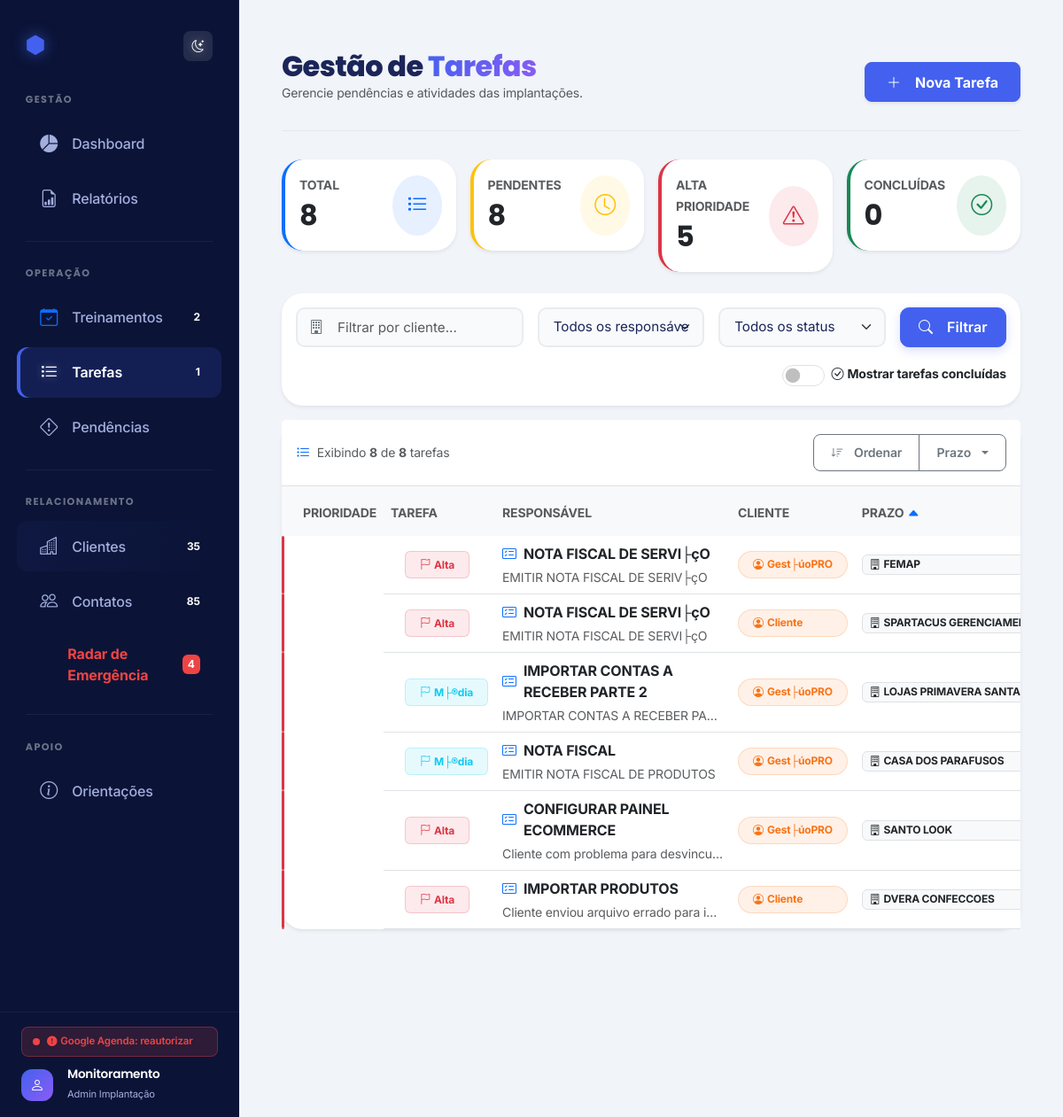
Page /tarefas.php on the committed database.
### tables this page shows
CREATE TABLE `tarefas` (
  `id_tarefa` int NOT NULL AUTO_INCREMENT,
  `id_cliente` int DEFAULT NULL,
  `responsavel` enum('Gest├úoPRO','Cliente') DEFAULT 'Gest├úoPRO',
  `titulo` varchar(255) NOT NULL,
  `descricao` text,
  `prioridade` enum('Baixa','M├®dia','Alta') DEFAULT 'M├®dia',
  `status` enum('Pendente','Em Andamento','Conclu├¡da') DEFAULT 'Pendente',
  `data_entrega` datetime DEFAULT NULL,
  `data_criacao` timestamp NULL DEFAULT CURRENT_TIMESTAMP,
  PRIMARY KEY (`id_tarefa`),
  KEY `id_cliente` (`id_cliente`)
);

CREATE TABLE `clientes` (
  `id_cliente` int NOT NULL AUTO_INCREMENT,
  `data_criacao` timestamp NULL DEFAULT CURRENT_TIMESTAMP,
  `fantasia` varchar(255) NOT NULL,
  `servidor` varchar(255) DEFAULT NULL,
  `vendedor` varchar(255) DEFAULT NULL,
  `telefone_ddd` varchar(20) DEFAULT NULL,
  `observacao` text,
  `anexo` varchar(255) DEFAULT NULL,
  `status` enum('EM ANDAMENTO','CONCLUIDA','CANCELADA') DEFAULT 'EM ANDAMENTO',
  `data_inicio` date NOT NULL,
  `data_fim` date DEFAULT NULL,
  `emitir_nf` enum('Sim','N├úo') DEFAULT 'N├úo',
  `configurado` enum('Sim','N├úo') DEFAULT 'N├úo',
  `status_tratativa` enum('pendente','em_tratativa') DEFAULT 'pendente',
  `data_inicio_tratativa` datetime DEFAULT NULL,
  `num_licencas` int DEFAULT '0',
  `serial` varchar(100) DEFAULT '',
  `recursos` varchar(255) DEFAULT NULL,
  PRIMARY KEY (`id_cliente`),
  KEY `idx_fantasia` (`fantasia`),
  KEY `idx_data_criacao` (`data_criacao`),
  KEY `idx_status_tratativa` (`status_tratativa`)
);

### tarefas.php (the view, shortened to what the rows shown need)
<?php
require_once 'config.php';
$mostrar_concluidas = isset($_GET['mostrar_concluidas']) ? $_GET['mostrar_concluidas'] : '0';
$filtro_cliente = isset($_GET['filtro_cliente']) ? trim($_GET['filtro_cliente']) : '';
$filtro_responsavel = isset($_GET['filtro_responsavel']) ? trim($_GET['filtro_responsavel']) : '';
$filtro_status = isset($_GET['filtro_status']) ? trim($_GET['filtro_status']) : '';
$ordenacao = isset($_GET['ordenacao']) ? $_GET['ordenacao'] : 'data_entrega';
$direcao = isset($_GET['direcao']) ? $_GET['direcao'] : 'asc';
$colunas_permitidas = ['titulo', 'responsavel', 'cliente_nome', 'data_entrega', 'status', 'prioridade'];
$ordenacao = in_array($ordenacao, $colunas_permitidas) ? $ordenacao : 'data_entrega';
$direcao = $direcao === 'desc' ? 'desc' : 'asc';
$por_pagina = 15;
$pagina = isset($_GET['pagina']) ? max(1, intval($_GET['pagina'])) : 1;
$offset = ($pagina - 1) * $por_pagina;
$sql_base = "SELECT t.*, c.fantasia as cliente_nome FROM tarefas t LEFT JOIN clientes c ON t.id_cliente = c.id_cliente WHERE 1=1";
$where_conditions = [];
if ($mostrar_concluidas != '1') {
    $where_conditions[] = "t.status != 'Concluída'";
}
if (!empty($where_conditions)) {
    $where_sql = " AND " . implode(" AND ", $where_conditions);
    $sql_base .= $where_sql;
}
$ordenacao_sql = '';
switch($ordenacao) {
    case 'data_entrega': $ordenacao_sql = 'CASE WHEN t.data_entrega IS NULL THEN 1 ELSE 0 END, t.data_entrega'; break;
}
$sql_base .= " ORDER BY $ordenacao_sql $direcao LIMIT :offset, :limit";
$stmt = $pdo->prepare($sql_base);
$stmt->bindValue(':offset', $offset, PDO::PARAM_INT);
$stmt->bindValue(':limit', $por_pagina, PDO::PARAM_INT);
$stmt->execute();
$tarefas = $stmt->fetchAll();
$sql_estatisticas = "SELECT
    COUNT(*) as total,
    SUM(CASE WHEN status != 'Concluída' THEN 1 ELSE 0 END) as pendentes,
    SUM(CASE WHEN status = 'Concluída' THEN 1 ELSE 0 END) as concluidas,
    SUM(CASE WHEN prioridade = 'Alta' AND status != 'Concluída' THEN 1 ELSE 0 END) as altas,
    SUM(CASE WHEN data_entrega < NOW() AND status != 'Concluída' THEN 1 ELSE 0 END) as atrasadas
    FROM tarefas WHERE 1=1";
$params_estatisticas = [];
$stmt_estatisticas = $pdo->prepare($sql_estatisticas);
$stmt_estatisticas->execute($params_estatisticas);
$estatisticas = $stmt_estatisticas->fetch(PDO::FETCH_ASSOC);
include 'header.php';
?>
<div class="container-fluid px-0">
    <div class="modern-header d-flex justify-content-between align-items-end gsap-reveal">
        <div>
            <h2 class="fw-800 mb-0">Gestão de <span class="title-accent">Tarefas</span></h2>
        </div>
    </div>
</div>
<div class="row g-3 mb-4 gsap-reveal">
    <div class="col-md-3">
        <div class="card border-0 shadow-sm stat-card border-start border-primary border-4">
            <div class="card-body">
                <div class="d-flex justify-content-between align-items-center">
                    <div>
                        <h2 class="fw-bold my-1 text-dark"><?= $estatisticas['total'] ?></h2>
                    </div>
                </div>
            </div>
        </div>
    </div>
    <div class="col-md-3">
        <div class="card border-0 shadow-sm stat-card border-start border-warning border-4">
            <div class="card-body">
                <div class="d-flex justify-content-between align-items-center">
                    <div>
                        <h2 class="fw-bold my-1 text-dark"><?= $estatisticas['pendentes'] ?></h2>
                    </div>
                </div>
            </div>
        </div>
    </div>
    <div class="col-md-3">
        <div class="card border-0 shadow-sm stat-card border-start border-danger border-4">
            <div class="card-body">
                <div class="d-flex justify-content-between align-items-center">
                    <div>
                        <h2 class="fw-bold my-1 text-dark"><?= $estatisticas['altas'] ?></h2>
                    </div>
                </div>
            </div>
        </div>
    </div>
    <div class="col-md-3">
        <div class="card border-0 shadow-sm stat-card border-start border-success border-4">
            <div class="card-body">
                <div class="d-flex justify-content-between align-items-center">
                    <div>
                        <h2 class="fw-bold my-1 text-dark"><?= $estatisticas['concluidas'] ?></h2>
                    </div>
                </div>
            </div>
        </div>
    </div>
</div>
<div class="card shadow-sm border-0 mb-3 gsap-reveal">
    <div class="card-body p-0">
        <?php if (empty($tarefas)): ?>
            <div class="text-center py-5">
                <i class="bi bi-check2-circle fs-1 text-muted d-block mb-3"></i>
                <h5 class="text-muted mb-3">
                    <?php if ($mostrar_concluidas == '1'): ?>
                        Nenhuma tarefa encontrada
                    <?php else: ?>
                        Nenhuma pendência encontrada
                    <?php endif; ?>
                </h5>
                <p class="text-muted mb-4">
                    <?php if (!empty($filtro_cliente) || !empty($filtro_responsavel) || !empty($filtro_status)): ?>
                        Não foram encontradas tarefas com os filtros aplicados.
                    <?php elseif ($mostrar_concluidas == '1'): ?>
                        Você não possui tarefas cadastradas no sistema.
                    <?php else: ?>
                        Parabéns! Não há pendências no momento.
                    <?php endif; ?>
                </p>
                <?php if (!empty($filtro_cliente) || !empty($filtro_responsavel) || !empty($filtro_status)): ?>
                    <a href="tarefas.php?mostrar_concluidas=<?= $mostrar_concluidas ?>" class="btn btn-outline-primary">
                        <i class="bi bi-x-lg me-1"></i>Limpar filtros
                    </a>
                <?php endif; ?>
                <button class="btn btn-primary ms-2" data-bs-toggle="modal" data-bs-target="#modalTarefa">
                    <i class="bi bi-plus-lg me-2"></i>Criar Nova Tarefa
                </button>
            </div>
        <?php else: ?>
            <div class="table-responsive table-scroll-container" style="max-height: 500px;">
                <table class="table table-hover align-middle mb-0">
                    <thead class="table-light">
                        <tr>
                            <th class="ps-4 py-3 border-bottom-0">
                                <a href="tarefas.php?ordenacao=prioridade&direcao=<?= ($ordenacao == 'prioridade' && $direcao == 'asc') ? 'desc' : 'asc' ?>&filtro_cliente=<?= urlencode($filtro_cliente) ?>&filtro_responsavel=<?= urlencode($filtro_responsavel) ?>&filtro_status=<?= urlencode($filtro_status) ?>&mostrar_concluidas=<?= $mostrar_concluidas ?>"
                                   class="text-decoration-none text-dark d-flex align-items-center sortable-header">
                                    <span class="text-muted small fw-bold text-uppercase">Prioridade</span>
                                </a>
                            </th>
                            <th class="py-3 border-bottom-0">
                                <a href="tarefas.php?ordenacao=titulo&direcao=<?= ($ordenacao == 'titulo' && $direcao == 'asc') ? 'desc' : 'asc' ?>&filtro_cliente=<?= urlencode($filtro_cliente) ?>&filtro_responsavel=<?= urlencode($filtro_responsavel) ?>&filtro_status=<?= urlencode($filtro_status) ?>&mostrar_concluidas=<?= $mostrar_concluidas ?>"
                                   class="text-decoration-none text-dark d-flex align-items-center sortable-header">
                                    <span class="text-muted small fw-bold text-uppercase">Tarefa</span>
                                </a>
                            </th>
                            <th class="py-3 border-bottom-0">
                                <a href="tarefas.php?ordenacao=responsavel&direcao=<?= ($ordenacao == 'responsavel' && $direcao == 'asc') ? 'desc' : 'asc' ?>&filtro_cliente=<?= urlencode($filtro_cliente) ?>&filtro_responsavel=<?= urlencode($filtro_responsavel) ?>&filtro_status=<?= urlencode($filtro_status) ?>&mostrar_concluidas=<?= $mostrar_concluidas ?>"
                                   class="text-decoration-none text-dark d-flex align-items-center sortable-header">
                                    <span class="text-muted small fw-bold text-uppercase">Responsável</span>
                                </a>
                            </th>
                            <th class="py-3 border-bottom-0">
                                <a href="tarefas.php?ordenacao=cliente_nome&direcao=<?= ($ordenacao == 'cliente_nome' && $direcao == 'asc') ? 'desc' : 'asc' ?>&filtro_cliente=<?= urlencode($filtro_cliente) ?>&filtro_responsavel=<?= urlencode($filtro_responsavel) ?>&filtro_status=<?= urlencode($filtro_status) ?>&mostrar_concluidas=<?= $mostrar_concluidas ?>"
                                   class="text-decoration-none text-dark d-flex align-items-center sortable-header">
                                    <span class="text-muted small fw-bold text-uppercase">Cliente</span>
                                </a>
                            </th>
                            <th class="py-3 border-bottom-0">
                                <a href="tarefas.php?ordenacao=data_entrega&direcao=<?= ($ordenacao == 'data_entrega' && $direcao == 'asc') ? 'desc' : 'asc' ?>&filtro_cliente=<?= urlencode($filtro_cliente) ?>&filtro_responsavel=<?= urlencode($filtro_responsavel) ?>&filtro_status=<?= urlencode($filtro_status) ?>&mostrar_concluidas=<?= $mostrar_concluidas ?>"
                                   class="text-decoration-none text-dark d-flex align-items-center sortable-header">
                                    <span class="text-muted small fw-bold text-uppercase">Prazo</span>
                                    <?php if ($ordenacao == 'data_entrega'): ?>
                                        <i class="bi bi-caret-<?= $direcao == 'asc' ? 'up' : 'down' ?>-fill ms-1 small text-primary"></i>
                                    <?php endif; ?>
                                </a>
                            </th>
                        </tr>
                    </thead>
                    <tbody>
                        <?php foreach ($tarefas as $t):
                            $isAtrasada = $t['data_entrega'] && strtotime($t['data_entrega']) < time() && $t['status'] != 'Concluída';
                            $rowClass = $isAtrasada ? 'tarefa-atrasada' : '';
                            $rowClass .= $t['status'] == 'Concluída' ? ' table-success' : '';
                        ?>
                        <tr class="<?= $rowClass ?>">
                            <td class="ps-4">
                                <?php
                                $prioridadeClass = 'bg-info-subtle';
                                if($t['prioridade'] == 'Alta') $prioridadeClass = 'bg-danger-subtle';
                                ?>
                                <span class="badge <?php echo $prioridadeClass; ?> prioridade-badge px-3 py-2">
                                    <i class="bi bi-flag me-1"></i><?php echo $t['prioridade']; ?>
                                </span>
                            </td>
                            <td>
                                <div class="fw-bold text-dark d-flex align-items-center">
                                    <i class="bi bi-card-checklist text-primary me-2"></i>
                                    <?php echo htmlspecialchars($t['titulo']); ?>
                                </div>
                                <?php if(!empty($t['descricao'])): ?>
                                    <div class="descricao-truncada small text-muted mt-1"
                                         data-bs-toggle="tooltip"
                                         data-bs-title="<?php echo htmlspecialchars($t['descricao']); ?>">
                                        <?php echo htmlspecialchars($t['descricao']); ?>
                                    </div>
                                <?php endif; ?>
                            </td>
                            <td>
                                <span class="badge <?php echo $t['responsavel'] == 'GestãoPRO' ? 'bg-primary-subtle' : 'bg-secondary-subtle'; ?> rounded-pill px-3 py-2 d-flex align-items-center">
                                    <i class="bi bi-person-circle me-1"></i>
                                    <?php echo $t['responsavel']; ?>
                                </span>
                            </td>
                            <td>
                                <span class="badge bg-light text-dark border d-flex align-items-center">
                                    <i class="bi bi-building me-1"></i>
                                    <?php echo $t['cliente_nome'] ? htmlspecialchars($t['cliente_nome']) : 'Geral'; ?>
                                </span>
                            </td>
                        </tr>
                        <?php endforeach; ?>
                    </tbody>
                </table>
            </div>
        <?php endif; ?>
    </div>
</div>
<?php include 'footer.php'; ?>

### rows in the picture
tarefas: prioridade "Alta", titulo "NOTA FISCAL DE SERVI├çO", descricao "EMITIR NOTA FISCAL DE SERIV├çO", responsavel "Gest├úoPRO", id_cliente.fantasia "FEMAP"
tarefas: prioridade "Alta", titulo "NOTA FISCAL DE SERVI├çO", descricao "EMITIR NOTA FISCAL DE SERVI├çO", responsavel "Cliente", id_cliente.fantasia "SPARTACUS…"
tarefas: prioridade "M├®dia", titulo "IMPORTAR CONTAS A RECEBER PARTE 2", descricao "IMPORTAR CONTAS A RECEBER PA…", responsavel "Gest├úoPRO", id_cliente.fantasia "LOJAS PRIMAVERA SANTA…"
tarefas: prioridade "M├®dia", titulo "NOTA FISCAL", descricao "EMITIR NOTA FISCAL DE PRODUTOS", responsavel "Gest├úoPRO", id_cliente.fantasia "CASA DOS PARAFUSOS"
tarefas: prioridade "Alta", titulo "CONFIGURAR PAINEL ECOMMERCE", descricao "Cliente com problema para desvincu…", responsavel "Gest├úoPRO", id_cliente.fantasia "SANTO LOOK"
tarefas: prioridade "Alta", titulo "IMPORTAR PRODUTOS", descricao "Cliente enviou arquivo errado para i…", responsavel "Cliente", id_cliente.fantasia "DVERA CONFECCOES"

### other values in the picture
$total_treinamentos_pendentes "2"
$total_tarefas "1"
$total_clientes "35"
$total_contatos "85"
$total_radar "4"
$gt_label "Google Agenda: reautorizar"
$estatisticas['total'] "8"
$estatisticas['pendentes'] "8"
$estatisticas['altas'] "5"
$estatisticas['concluidas'] "0"
min($por_pagina, count($tarefas)) "8"
$total_registros "8"
$nomes_colunas[$ordenacao] "Prazo"
